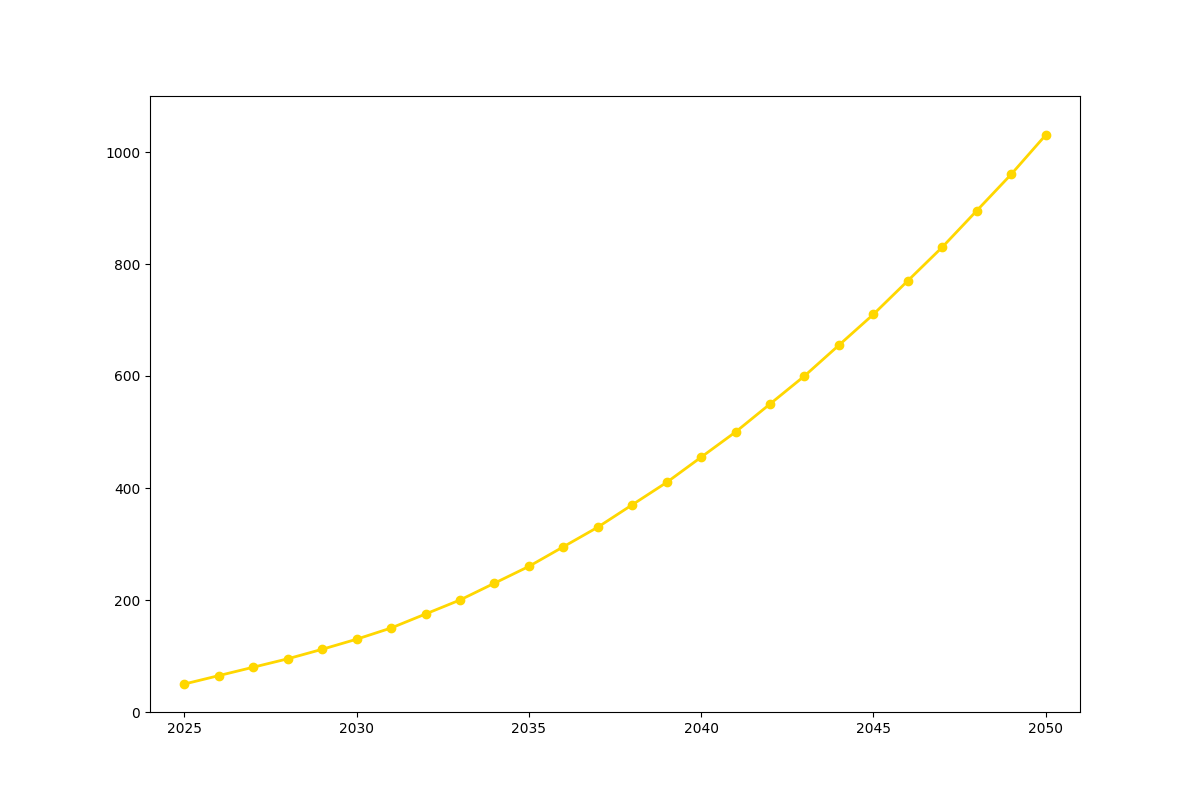

Generate this figure with Python:
import matplotlib.pyplot as plt
import numpy as np

# Define the time points (years)
years = np.arange(2025, 2051)

# Define energy production data for selected renewable source
solar_energy = np.array([50, 65, 80, 95, 112, 130, 150, 175, 200, 230, 260, 295, 330, 370, 410, 455, 500, 550, 600, 655, 710, 770, 830, 895, 960, 1030])

fig, ax1 = plt.subplots(figsize=(12, 8))

# Plot the line chart for solar energy
ax1.plot(years, solar_energy, marker='o', linestyle='-', linewidth=2, color='gold')

# Set axis limits
ax1.set_xlim(2024, 2051)
ax1.set_ylim(0, 1100)

# Display the plot
plt.show()
